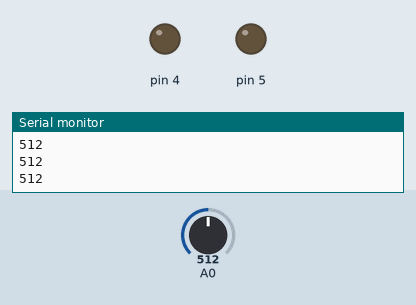
A sketch run on a simulated Arduino Uno, built with avr-gcc and run on an emulated ATmega328P. On the bench: output pins drawn as LEDs (lit = HIGH), the last lines printed to the serial monitor. Dashed ring = blinking. The test bench sets the inputs (shaded band); at power-on: A0 = 512.

Above: at 1.2 s.
1.3 s: A0 set to 784
2.8 s: A0 set to 810
At 3.2 s:
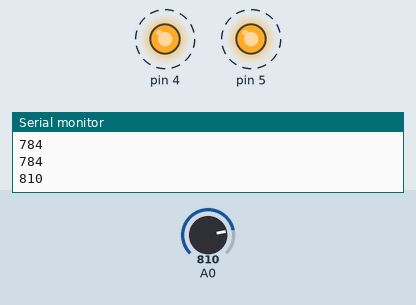
5.8 s: A0 set to 790
At 6.3 s:
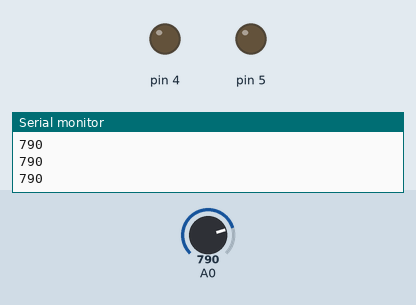
7.3 s: A0 set to 900
At 7.7 s:
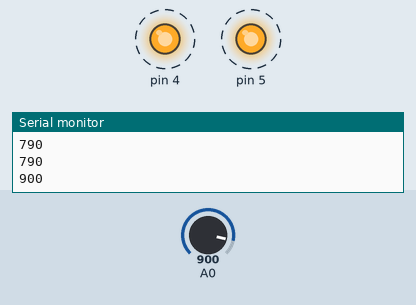
Timing chart, 0 to 11.3 s (numbered marks = the images above; inputs shaded):
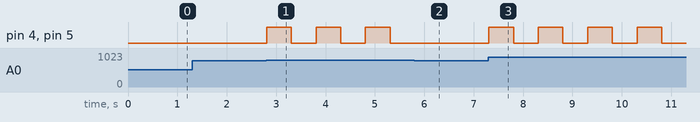

The sketch:

Project_11_Light_Detection_Alarm_System.ino
```cpp
//**********************************************************************************
/*
 * 名称   : Light_Detection_Alarm_System
 * 功能   : 光敏传感器控制LED和蜂鸣器
 * 作者   : http://www.keyes-robot.com/
*/
int item = 0;  //设置item为0

void setup() {
  Serial.begin(9600); //设置串口波特率为9600
  pinMode(A0, INPUT);  //光敏传感器连接A0上，并设置为输入模式
  pinMode(4, OUTPUT); //将有源蜂鸣器连接到D4上，并设置为输出模式
  pinMode(5, OUTPUT);  //将LED连接到D5上，并设置为输出模式
}

void loop() {
  item = analogRead(A0);    //读取传感器的模拟信号
  Serial.println(item);  //串口打印传感器输出的光照强度模拟信号
  if (item > 800) {  //光照强度的模拟值大于800
    digitalWrite(4, HIGH); //打开蜂鸣器
    digitalWrite(5, HIGH);  //打开LED
    delay(500);  //延迟 500ms
    digitalWrite(4, LOW);  //关闭蜂鸣器
    digitalWrite(5, LOW);  //关闭LED
    delay(500);  //延迟 500ms
  } else {  //模拟值小于等于800
    digitalWrite(4, LOW); //关闭蜂鸣器
    digitalWrite(5, LOW);  //关闭LED
  }
}
//**********************************************************************************
```

Measured:
- the behaviour switches between 800 and 801 on A0 (found by bisection; images 0 and 1)
- after the input at 2.8 s, pin 4, pin 5: alternates HIGH for 0.50 s and LOW for 0.50 s, starting at once
- after the input at 5.8 s, pin 4, pin 5: stays LOW (without the input it goes to HIGH after 0.01 s)
- after the input at 7.3 s, pin 4, pin 5: alternates HIGH for 0.50 s and LOW for 0.50 s, starting at once
